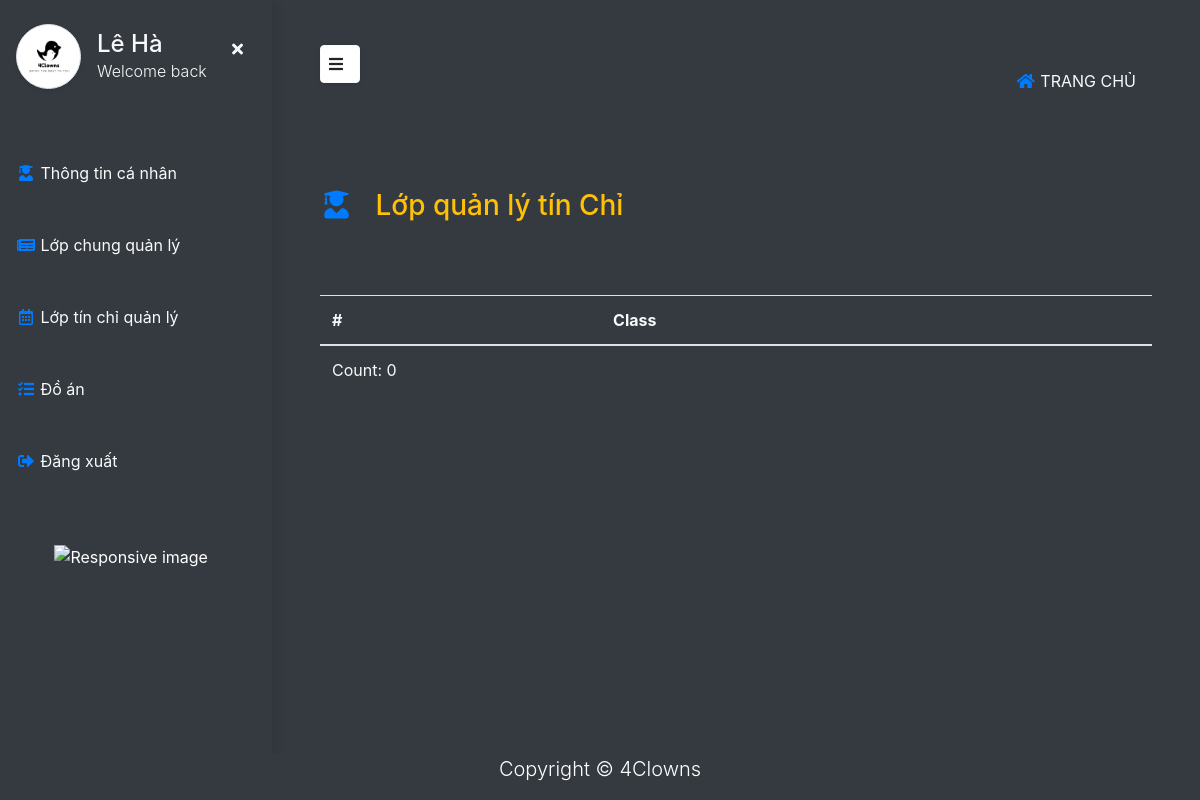
/teacher/lop_tin_chi (signed in), run on an earlier commit of the app's database.
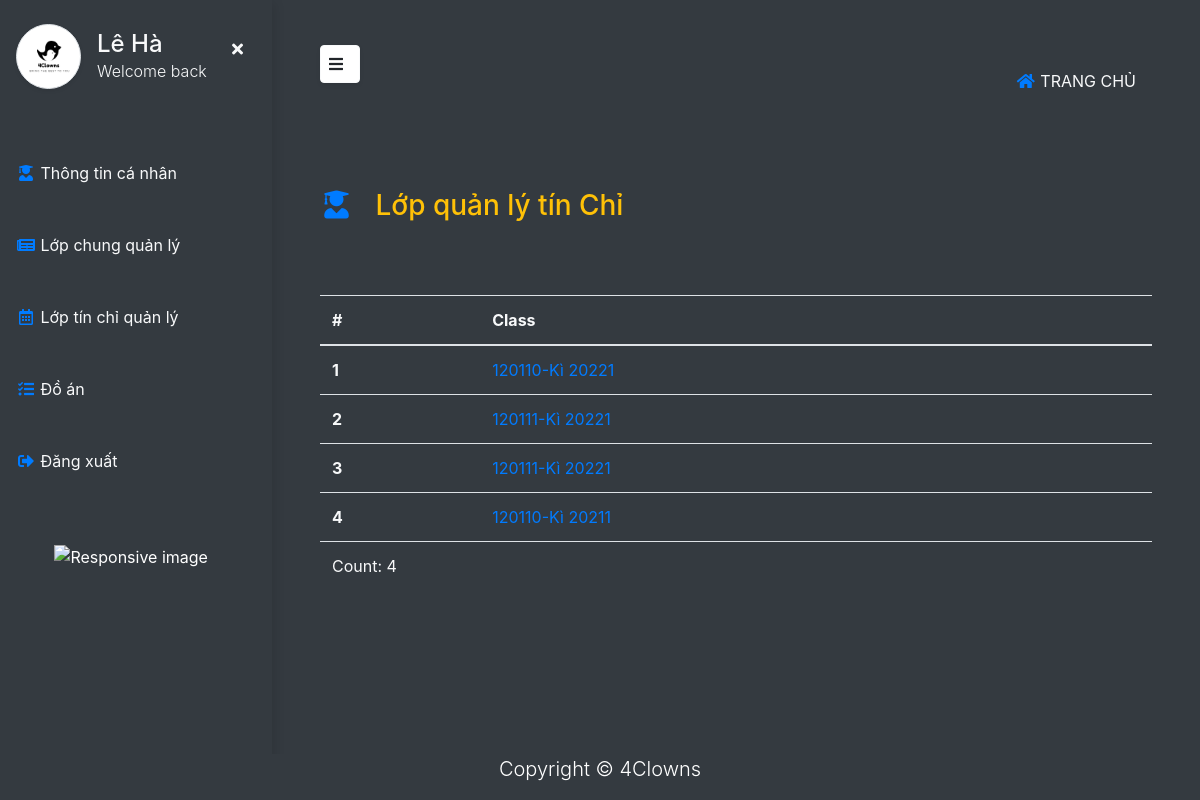
And on a later commit of the database.
### student/models.py (models this page shows)
class lop_tin_chi_detail(models.Model):
    lopTinChi = models.ForeignKey("management.lop_tin_chi",verbose_name="Lớp tín chỉ", on_delete=CASCADE, related_name="detail")
    semester = models.ForeignKey("management.semester", verbose_name="Kì", related_name="available_class", on_delete=models.CASCADE)
    timetable = models.ForeignKey("management.timetable", on_delete=models.CASCADE)
    timing = models.ForeignKey("management.timing", on_delete=models.CASCADE, null=True)
    teacher = models.ForeignKey("users.Teacher", on_delete=models.CASCADE, blank=True, null=True)
    def __str__(self):
        return f"{self.lopTinChi.code}-Kì {self.semester}"
    class Meta:
        verbose_name = "Lớp tín chỉ chi tiết"
        verbose_name_plural = 'Lớp tín chỉ chi tiết'

### management/models.py (models this page shows, shortened)
class lop_tin_chi(models.Model):
    class ClassType(models.TextChoices):
        LT = "LT", "LT"
        TN = "TN", "TN"
        LT_BT = "LT+BT", "LT+BT"
    code = models.IntegerField(unique=True, verbose_name="Mã lớp")
    type = models.CharField(choices=ClassType.choices, verbose_name="Loại lớp", default=ClassType.LT, max_length=20)
    hocPhan = models.ForeignKey("management.hoc_phan", verbose_name="Học phần", related_name="available_class", on_delete=models.CASCADE)
    class Meta:
        verbose_name = "9. Lớp tín chỉ"
        verbose_name_plural = '9. Lớp tín chỉ'

class semester(models.Model):
    name = CharField(_("Kì"), max_length=5, unique=True, validators=[validate_semester])
    is_active = models.BooleanField(default=False)
    def __str__(self):
        return self.name
    class Meta:
        verbose_name = "4. Kì"
        verbose_name_plural = '4. Kì'
        ordering = ["name"]

### teacher/views.py (the view)
# urls.py: path('lop_tin_chi', views.lop_tin_chi_ql, name='lop_tin_chi_ql'),
def lop_tin_chi_ql(request):
    try:
        lopTinChiDetail_objects = get_list_or_404(lop_tin_chi_detail, teacher=request.user)
    except:
        lopTinChiDetail_objects = None
    return render(request, 'teacher/lopTC_quan_ly.html', {
        'lopTinChiDetail_objects': lopTinChiDetail_objects
    })

### templates/teacher/lopTC_quan_ly.html
{% extends 'base.html' %}
{% load static%}
{% block content %}
  <div class="page-content p-5 position-relative" id="content">
    <div class="row mt-4">
      <h3 class="text-warning">
        <i class="fas fa-user-graduate me-1 text-primary fa-fw" style="width: 2.25em;"></i>
          Lớp quản lý tín Chỉ
      </h3>
      <div class="col-lg-12 mt-5">
        <div class="row">
          <div class="col-lg-12 mt-3">
            <div class="table-responsive-sm">
              <table class="table  text-light ">
                <thead>
                  <tr>
                    <th scope="col">#</th>
                    <th scope="col">Class</th>
                  </tr>
                </thead>
                <tbody>
                  {% for loptc in lopTinChiDetail_objects %}
                  <tr>
                    <th scope="row" class="td-count">{{ forloop.counter }}</th>
                    <td class="td-value" ><a href="{% url 'tung_lop_TC' loptc.semester loptc.lopTinChi.code %}" >{{ loptc }}</a></td>
                  </tr>
                  {% endfor %}
                  <td colspan="2" class="td-length">Count: {{ lopTinChiDetail_objects|length }}</td>
                </tbody>
              </table>
            </div>
          </div>
        </div>
      </div>
    </div>
  </div>
    {% include 'teacher/teacher_base.html' %}
{% endblock content %}

What changed in the data, as far as the page shows it:
added lop_tin_chi_detail: lopTinChi+semester "120110-Kì 20221"
added lop_tin_chi_detail: lopTinChi+semester "120111-Kì 20221"
added lop_tin_chi_detail: lopTinChi+semester "120111-Kì 20221"
added lop_tin_chi_detail: lopTinChi+semester "120110-Kì 20211"
Also different on the page:
{{ lopTinChiDetail_objects|length }}: "0" → "4"
